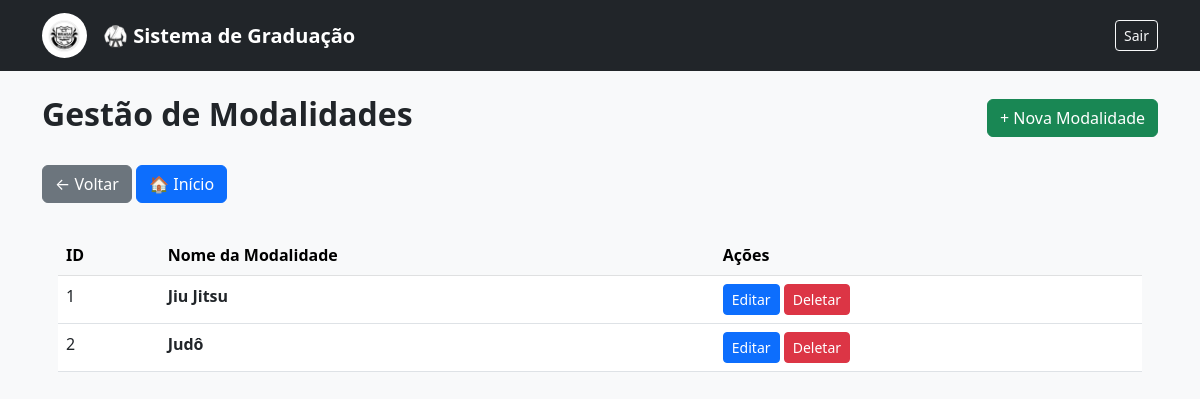
Page /modalidades/ (signed in) on the committed database.
### modalidades/models.py (models this page shows, shortened)
class Modalidade(models.Model):
    nome = models.CharField(max_length=50)

### modalidades/views.py (the view)
# urls.py: path('', ListModalidadeView.as_view(), name='lista_modalidades'),
class ListModalidadeView(ListView):
    model = Modalidade
    template_name = 'modalidades/lista.html'
    context_object_name = 'modalidades'

### modalidades/templates/modalidades/lista.html
{% extends 'base.html' %}
{% block content %}
<div class="container">
    <div class="d-flex justify-content-between align-items-center mb-4">
        <h2 class="fw-bold">Gestão de Modalidades</h2>
        <a href="{% url 'nova_modalidade' %}"
           class="btn btn-success">
            + Nova Modalidade
        </a>
    </div>
    <div class="mb-3">
        <button onclick="history.back()" class="btn btn-secondary">
            ← Voltar
        </button>
        <a href="/" class="btn btn-primary">
            🏠 Início
        </a>
    </div>
    <div class="tabela-modalidades p-3">
        <table class="table table-hover">
            <thead class="table-light">
                <tr>
                    <th>ID</th>
                    <th>Nome da Modalidade</th>
                    <th>Ações</th>
                </tr>
            </thead>
            <tbody>
                {% for modalidade in modalidades %}
                <tr>
                    <td>{{ modalidade.id }}</td>
                    <td>
                        <strong>{{ modalidade.nome }}</strong>
                    </td>
                    <td>
                        <a href="{% url 'editar_modalidade' modalidade.id %}"
                        class="btn btn-sm btn-primary">
                            Editar
                        </a>
                        <a href="{% url 'deletar_modalidade' modalidade.id %}"
                        class="btn btn-sm btn-danger">
                            Deletar
                        </a>
                    </td>
                {% empty %}
                <tr>
                    <td colspan="3" class="text-center text-muted">
                        Nenhuma modalidade cadastrada.
                    </td>
                </tr>
                {% endfor %}
            </tbody>
        </table>
    </div>
</div>
{% endblock %}

### templates/base.html (style rules this page uses)
body { background-color: #f8f9fa; }

### rows in the picture
Modalidade: id "1", nome "Jiu Jitsu"
Modalidade: id "2", nome "Judô"
